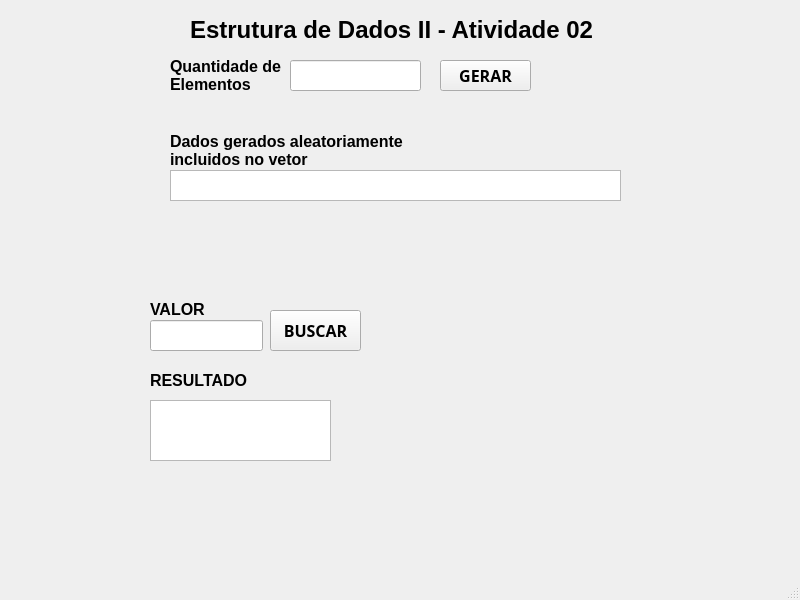
<?xml version="1.0" encoding="UTF-8"?>
<ui version="4.0">
 <class>MainWindow</class>
 <widget class="QMainWindow" name="MainWindow">
  <property name="geometry">
   <rect>
    <x>0</x>
    <y>0</y>
    <width>800</width>
    <height>600</height>
   </rect>
  </property>
  <property name="windowTitle">
   <string>MainWindow</string>
  </property>
  <widget class="QWidget" name="centralwidget">
   <widget class="QLabel" name="label">
    <property name="geometry">
     <rect>
      <x>190</x>
      <y>10</y>
      <width>411</width>
      <height>41</height>
     </rect>
    </property>
    <property name="text">
     <string>&lt;html&gt;&lt;head/&gt;&lt;body&gt;&lt;p&gt;&lt;span style=&quot; font-size:18pt; font-weight:700; color:#000000;&quot;&gt;Estrutura de Dados II - Atividade 02&lt;/span&gt;&lt;/p&gt;&lt;/body&gt;&lt;/html&gt;</string>
    </property>
   </widget>
   <widget class="QLabel" name="label_2">
    <property name="geometry">
     <rect>
      <x>170</x>
      <y>50</y>
      <width>141</width>
      <height>51</height>
     </rect>
    </property>
    <property name="text">
     <string>&lt;html&gt;&lt;head/&gt;&lt;body&gt;&lt;p&gt;&lt;span style=&quot; font-size:12pt; font-weight:700; color:#000000;&quot;&gt;Quantidade de&lt;br/&gt;Elementos&lt;/span&gt;&lt;/p&gt;&lt;/body&gt;&lt;/html&gt;</string>
    </property>
   </widget>
   <widget class="QLabel" name="label_3">
    <property name="geometry">
     <rect>
      <x>170</x>
      <y>130</y>
      <width>241</width>
      <height>41</height>
     </rect>
    </property>
    <property name="text">
     <string>&lt;html&gt;&lt;head/&gt;&lt;body&gt;&lt;p&gt;&lt;span style=&quot; font-size:12pt; font-weight:700; color:#000000;&quot;&gt;Dados gerados aleatoriamente &lt;br/&gt;incluidos no vetor&lt;/span&gt;&lt;/p&gt;&lt;/body&gt;&lt;/html&gt;</string>
    </property>
   </widget>
   <widget class="QTextEdit" name="textEditSaida">
    <property name="geometry">
     <rect>
      <x>170</x>
      <y>170</y>
      <width>451</width>
      <height>31</height>
     </rect>
    </property>
   </widget>
   <widget class="QLabel" name="label_4">
    <property name="geometry">
     <rect>
      <x>150</x>
      <y>300</y>
      <width>58</width>
      <height>15</height>
     </rect>
    </property>
    <property name="text">
     <string>&lt;html&gt;&lt;head/&gt;&lt;body&gt;&lt;p&gt;&lt;span style=&quot; font-size:12pt; font-weight:700; color:#000000;&quot;&gt;VALOR&lt;/span&gt;&lt;/p&gt;&lt;/body&gt;&lt;/html&gt;</string>
    </property>
   </widget>
   <widget class="QLabel" name="label_5">
    <property name="geometry">
     <rect>
      <x>150</x>
      <y>370</y>
      <width>101</width>
      <height>21</height>
     </rect>
    </property>
    <property name="text">
     <string>&lt;html&gt;&lt;head/&gt;&lt;body&gt;&lt;p&gt;&lt;span style=&quot; font-size:12pt; font-weight:700; color:#000000;&quot;&gt;RESULTADO&lt;/span&gt;&lt;/p&gt;&lt;/body&gt;&lt;/html&gt;</string>
    </property>
   </widget>
   <widget class="QPushButton" name="pushButton">
    <property name="geometry">
     <rect>
      <x>270</x>
      <y>310</y>
      <width>91</width>
      <height>41</height>
     </rect>
    </property>
    <property name="font">
     <font>
      <family>Ubuntu Condensed</family>
      <pointsize>12</pointsize>
      <bold>true</bold>
     </font>
    </property>
    <property name="text">
     <string>BUSCAR</string>
    </property>
   </widget>
   <widget class="QPushButton" name="pushButtonGerar">
    <property name="geometry">
     <rect>
      <x>440</x>
      <y>60</y>
      <width>91</width>
      <height>31</height>
     </rect>
    </property>
    <property name="font">
     <font>
      <family>Ubuntu Condensed</family>
      <pointsize>12</pointsize>
      <bold>true</bold>
     </font>
    </property>
    <property name="text">
     <string>GERAR</string>
    </property>
   </widget>
   <widget class="QLineEdit" name="lineEditQuantElementos">
    <property name="geometry">
     <rect>
      <x>290</x>
      <y>60</y>
      <width>131</width>
      <height>31</height>
     </rect>
    </property>
   </widget>
   <widget class="QTextEdit" name="textEditResultado">
    <property name="geometry">
     <rect>
      <x>150</x>
      <y>400</y>
      <width>181</width>
      <height>61</height>
     </rect>
    </property>
   </widget>
   <widget class="QLineEdit" name="lineEditValor">
    <property name="geometry">
     <rect>
      <x>150</x>
      <y>320</y>
      <width>113</width>
      <height>31</height>
     </rect>
    </property>
   </widget>
   <widget class="QLabel" name="label_6">
    <property name="geometry">
     <rect>
      <x>10</x>
      <y>10</y>
      <width>91</width>
      <height>111</height>
     </rect>
    </property>
    <property name="text">
     <string/>
    </property>
    <property name="pixmap">
     <pixmap resource="fotos.qrc">:/new/fotos/Fotos/5381b99b-744e-4884-991c-aff57dbb6a9a (1).jpeg</pixmap>
    </property>
    <property name="scaledContents">
     <bool>true</bool>
    </property>
   </widget>
   <widget class="QLabel" name="label_7">
    <property name="geometry">
     <rect>
      <x>670</x>
      <y>20</y>
      <width>91</width>
      <height>121</height>
     </rect>
    </property>
    <property name="text">
     <string/>
    </property>
    <property name="pixmap">
     <pixmap resource="fotos.qrc">:/new/fotos/Fotos/puc-goias-vertical-logo-6B1DC20460-seeklogo.com.png</pixmap>
    </property>
    <property name="scaledContents">
     <bool>true</bool>
    </property>
   </widget>
   <widget class="QLabel" name="label_8">
    <property name="geometry">
     <rect>
      <x>0</x>
      <y>-60</y>
      <width>811</width>
      <height>581</height>
     </rect>
    </property>
    <property name="text">
     <string/>
    </property>
    <property name="pixmap">
     <pixmap resource="fotos.qrc">:/new/fotos/Fotos/633262.png</pixmap>
    </property>
    <property name="scaledContents">
     <bool>true</bool>
    </property>
   </widget>
   <zorder>label_8</zorder>
   <zorder>label</zorder>
   <zorder>label_2</zorder>
   <zorder>label_3</zorder>
   <zorder>textEditSaida</zorder>
   <zorder>label_4</zorder>
   <zorder>label_5</zorder>
   <zorder>pushButton</zorder>
   <zorder>pushButtonGerar</zorder>
   <zorder>lineEditQuantElementos</zorder>
   <zorder>textEditResultado</zorder>
   <zorder>lineEditValor</zorder>
   <zorder>label_6</zorder>
   <zorder>label_7</zorder>
  </widget>
  <widget class="QMenuBar" name="menubar">
   <property name="geometry">
    <rect>
     <x>0</x>
     <y>0</y>
     <width>800</width>
     <height>20</height>
    </rect>
   </property>
  </widget>
  <widget class="QStatusBar" name="statusbar"/>
 </widget>
 <resources>
  <include location="fotos.qrc"/>
 </resources>
 <connections/>
</ui>
